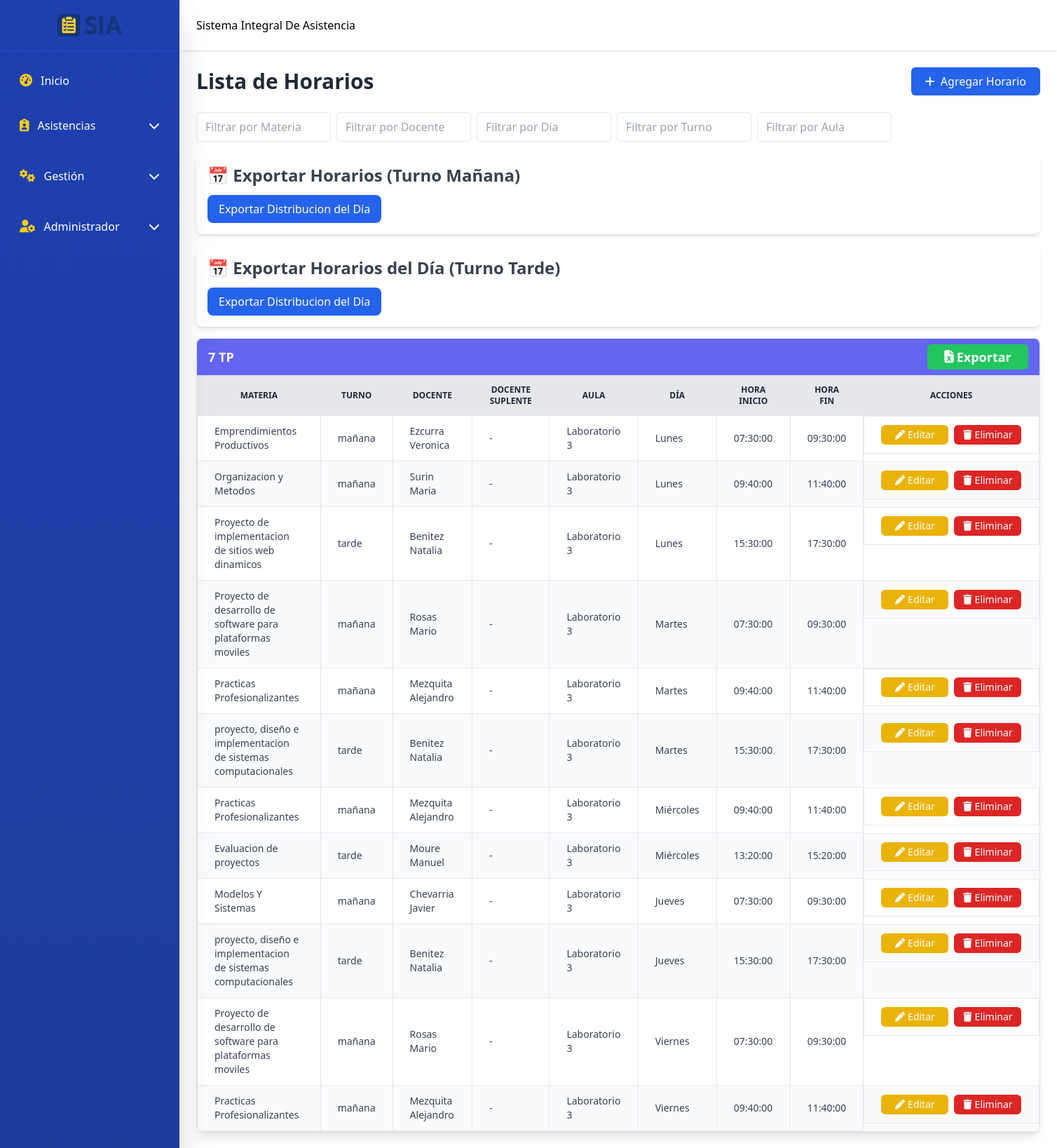
The page /schedules.php (signed in, upper part) on the database its author committed.
### tables this page shows
CREATE TABLE `schedules` (
  `schedule_id` int(11) NOT NULL,
  `course_id` int(11) NOT NULL,
  `subject_id` int(11) NOT NULL,
  `teacher_id` int(11) NOT NULL,
  `substitute_teacher_id` int(11) DEFAULT NULL,
  `weekday` enum('monday','tuesday','wednesday','thursday','friday','saturday') NOT NULL,
  `start_time` time NOT NULL,
  `end_time` time NOT NULL,
  `group_id` int(11) DEFAULT NULL,
  `classroom_id` int(11) DEFAULT NULL
);

CREATE TABLE `subjects` (
  `subject_id` int(11) NOT NULL,
  `name` varchar(100) NOT NULL,
  `description` text DEFAULT NULL,
  `course_id` int(11) DEFAULT NULL,
  `turno` enum('mañana','tarde') NOT NULL
);

CREATE TABLE `teachers` (
  `teacher_id` int(11) NOT NULL,
  `user_id` int(11) DEFAULT NULL,
  `first_name` varchar(50) NOT NULL,
  `last_name` varchar(50) NOT NULL
);

CREATE TABLE `classrooms` (
  `classroom_id` int(11) NOT NULL,
  `name` varchar(50) NOT NULL,
  `description` varchar(255) DEFAULT NULL
);

### schedules.php (the view, shortened to what this page needs)
<?php
include 'includes/header.php';
include 'includes/sidebar.php';
include 'includes/navbar.php';
include 'includes/conn.php';
?>
<div class="flex-1 md:ml-64 transition-all duration-300">
  <br><br><br>
  <main class="pt-20 p-4 md:p-6">
    <div class="flex flex-col md:flex-row justify-between items-start md:items-center mb-6 gap-3 md:gap-0">
      <h1 class="text-3xl font-bold text-gray-800">Lista de Horarios</h1>
      <a href="javascript:void(0)" onclick="openModal('addScheduleModal')"
         class="inline-flex items-center bg-blue-600 text-white px-5 py-2 rounded-md shadow hover:bg-blue-700 transition w-full md:w-auto justify-center">
        <i class="fa-solid fa-plus mr-2"></i> Agregar Horario
      </a>
    </div>
    <div class="flex flex-wrap gap-2 mb-4">
      <input type="text" id="filterSubject" placeholder="Filtrar por Materia" class="px-3 py-2 border rounded w-48">
      <input type="text" id="filterTeacher" placeholder="Filtrar por Docente" class="px-3 py-2 border rounded w-48">
      <input type="text" id="filterWeekday" placeholder="Filtrar por Día" class="px-3 py-2 border rounded w-48">
      <input type="text" id="filterShift" placeholder="Filtrar por Turno" class="px-3 py-2 border rounded w-48">
      <input type="text" id="filterClassroom" placeholder="Filtrar por Aula" class="px-3 py-2 border rounded w-48">
    </div>
    <div class="p-4 bg-white shadow-md rounded-lg mb-4">
      <h2 class="text-2xl font-bold text-gray-700 mb-3">📅 Exportar Horarios (Turno Mañana)</h2>
      <button
        onclick="document.getElementById('modalExportarManiana').classList.remove('hidden')"
        class="bg-blue-600 hover:bg-blue-700 text-white px-4 py-2 rounded-lg transition-colors">
        Exportar Distribucion del Día
      </button>
    </div>
    <div class="p-4 bg-white shadow-md rounded-lg mb-4">
      <h2 class="text-2xl font-bold text-gray-700 mb-3">📅 Exportar Horarios del Día (Turno Tarde)</h2>
      <button
        onclick="document.getElementById('modalExportar').classList.remove('hidden')"
        class="bg-blue-600 hover:bg-blue-700 text-white px-4 py-2 rounded-lg transition-colors">
        Exportar Distribucion del Día
      </button>
    </div>
    <?php
    try {
        $sql = "SELECT sch.schedule_id,
                       c.course_id, c.name AS course_name,
                       g.group_id, g.name AS group_name,
                       sub.subject_id, sub.name AS subject_name, sub.turno AS subject_shift,
                       t.teacher_id, t.first_name AS teacher_first, t.last_name AS teacher_last,
                       tsub.teacher_id AS sub_teacher_id, tsub.first_name AS sub_teacher_first, tsub.last_name AS sub_teacher_last,
                       cl.classroom_id, cl.name AS classroom_name,
                       sch.weekday, sch.start_time, sch.end_time
                FROM schedules sch
                LEFT JOIN courses c ON sch.course_id = c.course_id
                LEFT JOIN groups g ON sch.group_id = g.group_id
                LEFT JOIN subjects sub ON sch.subject_id = sub.subject_id
                LEFT JOIN teachers t ON sch.teacher_id = t.teacher_id
                LEFT JOIN teachers tsub ON sch.substitute_teacher_id = tsub.teacher_id
                LEFT JOIN classrooms cl ON sch.classroom_id = cl.classroom_id
                WHERE sch.weekday != 'Saturday'
                ORDER BY c.course_id, g.group_id, sch.weekday, sch.start_time";
        $stmt = $conn->query($sql);
        $schedules = $stmt->fetchAll();
        if ($schedules) {
            $grouped = [];
            foreach ($schedules as $sch) {
                $course = $sch['course_name'];
                $group = $sch['group_name'] ?? 'general';
                $grouped[$course][$group][] = $sch;
            }
            $weekdays_es = [
                'monday'    => 'Lunes',
                'tuesday'   => 'Martes',
                'wednesday' => 'Miércoles',
                'thursday'  => 'Jueves',
                'friday'    => 'Viernes'
            ];
            foreach ($grouped as $course => $groups) {
                echo "<div class='mb-6 border rounded-lg shadow-lg overflow-hidden'>";
                echo "<div class='bg-indigo-500 text-white px-4 py-2 font-bold text-lg flex justify-between items-center'>";
                echo "<span>{$course}</span>";
                echo "<a href='export_schedule.php?course_id={$groups[array_key_first($groups)][0]['course_id']}'
                        class='bg-green-500 hover:bg-green-700 text-white px-3 py-1 rounded-md flex items-center justify-center w-36 transition'>
                        <i class='fa-solid fa-file-excel mr-1'></i> Exportar
                      </a>";
                echo "</div>";
                foreach ($groups as $group_name => $courseSchedules) {
                    echo "<div class='overflow-x-auto'>";
                    echo "<table class='min-w-full text-sm text-gray-700 border-collapse schedulesTable'>";
                    echo "<thead class='bg-gray-200 text-gray-800 uppercase text-xs font-semibold border-b border-gray-300'>
                            <tr>
                              <th class='px-6 py-3 border'>Materia</th>
                              <th class='px-6 py-3 border'>Turno</th>
                              <th class='px-6 py-3 border'>Docente</th>
                              <th class='px-6 py-3 border'>Docente Suplente</th>
                              <th class='px-6 py-3 border'>Aula</th>
                              <th class='px-6 py-3 border'>Día</th>
                              <th class='px-6 py-3 border'>Hora Inicio</th>
                              <th class='px-6 py-3 border'>Hora Fin</th>
                              <th class='px-6 py-3 border text-center'>Acciones</th>
                            </tr>
                          </thead>";
                    echo "<tbody>";
                    foreach ($courseSchedules as $i => $sch) {
                        $rowClass = $i % 2 === 0 ? 'bg-white' : 'bg-gray-50';
                        $weekday_es = $weekdays_es[strtolower($sch['weekday'])] ?? ucfirst($sch['weekday']);
                        $sub_teacher_name = $sch['sub_teacher_id'] ? "{$sch['sub_teacher_last']} {$sch['sub_teacher_first']}" : '-';
                        $classroom_name = $sch['classroom_name'] ?? '-';
                        echo "<tr class='hover:bg-gray-50 {$rowClass}'>";
                        echo "<td class='px-6 py-3 border'>{$sch['subject_name']}</td>";
                        echo "<td class='px-6 py-3 border'>{$sch['subject_shift']}</td>";
                        echo "<td class='px-6 py-3 border'>{$sch['teacher_last']} {$sch['teacher_first']}</td>";
                        echo "<td class='px-6 py-3 border'>{$sub_teacher_name}</td>";
                        echo "<td class='px-6 py-3 border'>{$classroom_name}</td>";
                        echo "<td class='px-6 py-3 border'>{$weekday_es}</td>";
                        echo "<td class='px-6 py-3 border'>{$sch['start_time']}</td>";
                        echo "<td class='px-6 py-3 border'>{$sch['end_time']}</td>";
                        echo "<td class='px-6 py-3 border text-center flex justify-center gap-2'>
                                <a href='javascript:void(0)'
                                   onclick='openEditModalSchedule(".json_encode($sch).")'
                                   class='flex items-center justify-center bg-yellow-500 hover:bg-yellow-600 text-white px-3 py-1 rounded-md w-24 transition'>
                                   <i class='fa-solid fa-pen mr-1'></i>Editar
                                </a>
                                <a href='schedules_back/delete_schedule.php?id={$sch['schedule_id']}'
                                   class='flex items-center justify-center bg-red-600 hover:bg-red-700 text-white px-3 py-1 rounded-md w-24 transition'
                                   onclick=\"return confirm('¿Estás seguro de eliminar este horario?')\">
                                   <i class='fa-solid fa-trash mr-1'></i>Eliminar
                                </a>
                              </td>";
                        echo "</tr>";
                    }
                    echo "</tbody></table></div>";
                }
                echo "</div>";
            }
        } else {
            echo "<p class='text-center text-gray-500'>No hay horarios registrados</p>";
        }
    } catch (PDOException $e) {
        echo "<p class='text-center text-red-600'>Error: {$e->getMessage()}</p>";
    }
    ?>
  </main>
</div>

### rows shown on the page
schedules: course "7 TP", subject.name "Emprendimientos Productivos", subject.turno "mañana", teacher.last_name "Ezcurra", teacher.first_name "Veronica", sub_teacher_name "-", classroom.name "Laboratorio 3", weekday "Lunes", start_time "07:30:00", end_time "09:30:00"
schedules: subject.name "Organizacion y Metodos", subject.turno "mañana", teacher.last_name "Surin", teacher.first_name "Maria", sub_teacher_name "-", classroom.name "Laboratorio 3", weekday "Lunes", start_time "09:40:00", end_time "11:40:00"
schedules: subject.name "Proyecto de implementacion de sitios web dinamicos", subject.turno "tarde", teacher.last_name "Benitez", teacher.first_name "Natalia", sub_teacher_name "-", classroom.name "Laboratorio 3", weekday "Lunes", start_time "15:30:00", end_time "17:30:00"
schedules: subject.name "Proyecto de desarrollo de software para plataformas moviles", subject.turno "mañana", teacher.last_name "Rosas", teacher.first_name "Mario", sub_teacher_name "-", classroom.name "Laboratorio 3", weekday "Martes", start_time "07:30:00", end_time "09:30:00"
schedules: subject.name "Practicas Profesionalizantes", subject.turno "mañana", teacher.last_name "Mezquita", teacher.first_name "Alejandro", sub_teacher_name "-", classroom.name "Laboratorio 3", weekday "Martes", start_time "09:40:00", end_time "11:40:00"
schedules: subject.name "proyecto, diseño e implementacion de sistemas computacionales", subject.turno "tarde", teacher.last_name "Benitez", teacher.first_name "Natalia", sub_teacher_name "-", classroom.name "Laboratorio 3", weekday "Martes", start_time "15:30:00", end_time "17:30:00"
schedules: subject.name "Practicas Profesionalizantes", subject.turno "mañana", teacher.last_name "Mezquita", teacher.first_name "Alejandro", sub_teacher_name "-", classroom.name "Laboratorio 3", weekday "Miércoles", start_time "09:40:00", end_time "11:40:00"
schedules: subject.name "Evaluacion de proyectos", subject.turno "tarde", teacher.last_name "Moure", teacher.first_name "Manuel", sub_teacher_name "-", classroom.name "Laboratorio 3", weekday "Miércoles", start_time "13:20:00", end_time "15:20:00"
schedules: subject.name "Modelos Y Sistemas", subject.turno "mañana", teacher.last_name "Chevarria", teacher.first_name "Javier", sub_teacher_name "-", classroom.name "Laboratorio 3", weekday "Jueves", start_time "07:30:00", end_time "09:30:00"
schedules: subject.name "proyecto, diseño e implementacion de sistemas computacionales", subject.turno "tarde", teacher.last_name "Benitez", teacher.first_name "Natalia", sub_teacher_name "-", classroom.name "Laboratorio 3", weekday "Jueves", start_time "15:30:00", end_time "17:30:00"
schedules: subject.name "Proyecto de desarrollo de software para plataformas moviles", subject.turno "mañana", teacher.last_name "Rosas", teacher.first_name "Mario", sub_teacher_name "-", classroom.name "Laboratorio 3", weekday "Viernes", start_time "07:30:00", end_time "09:30:00"
schedules: subject.name "Practicas Profesionalizantes", subject.turno "mañana", teacher.last_name "Mezquita", teacher.first_name "Alejandro", sub_teacher_name "-", classroom.name "Laboratorio 3", weekday "Viernes", start_time "09:40:00", end_time "11:40:00"
